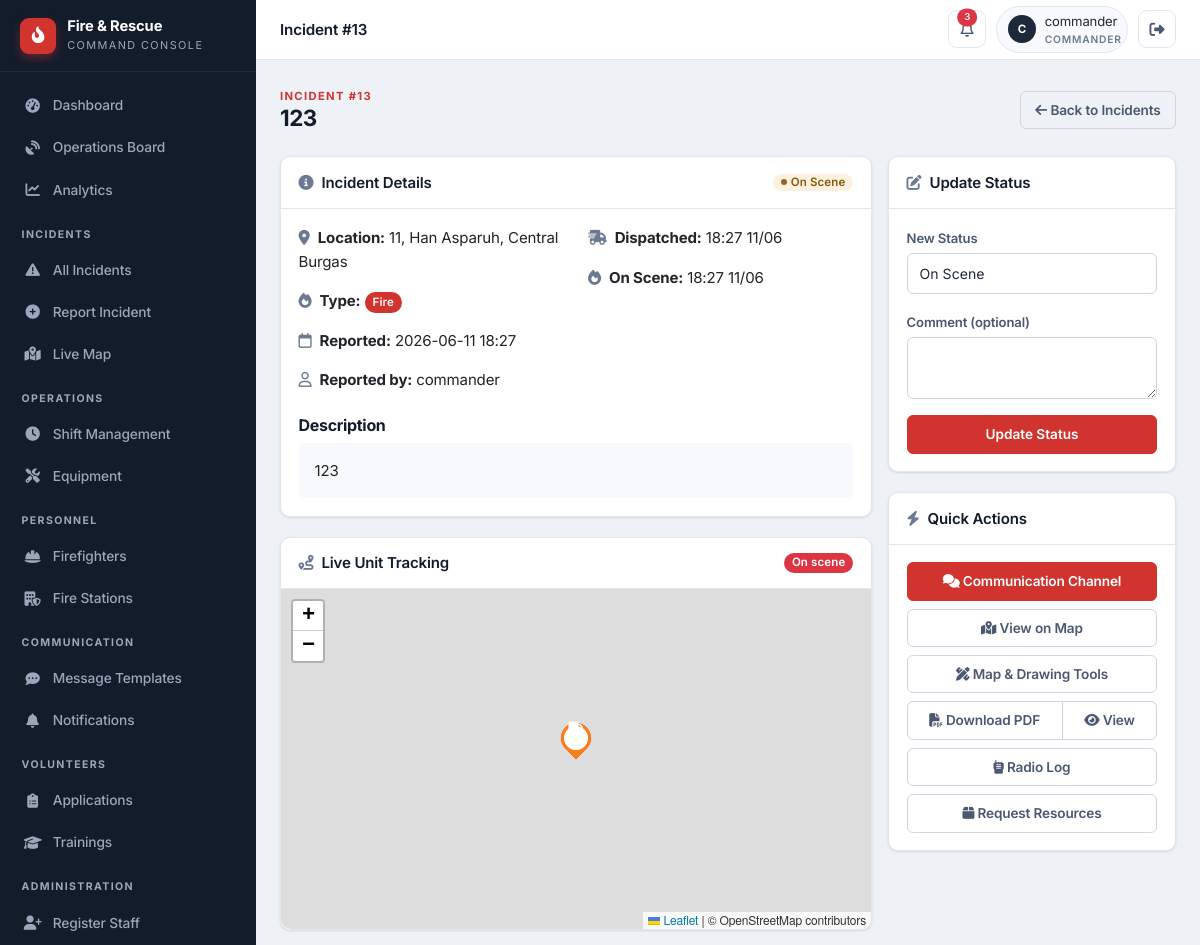
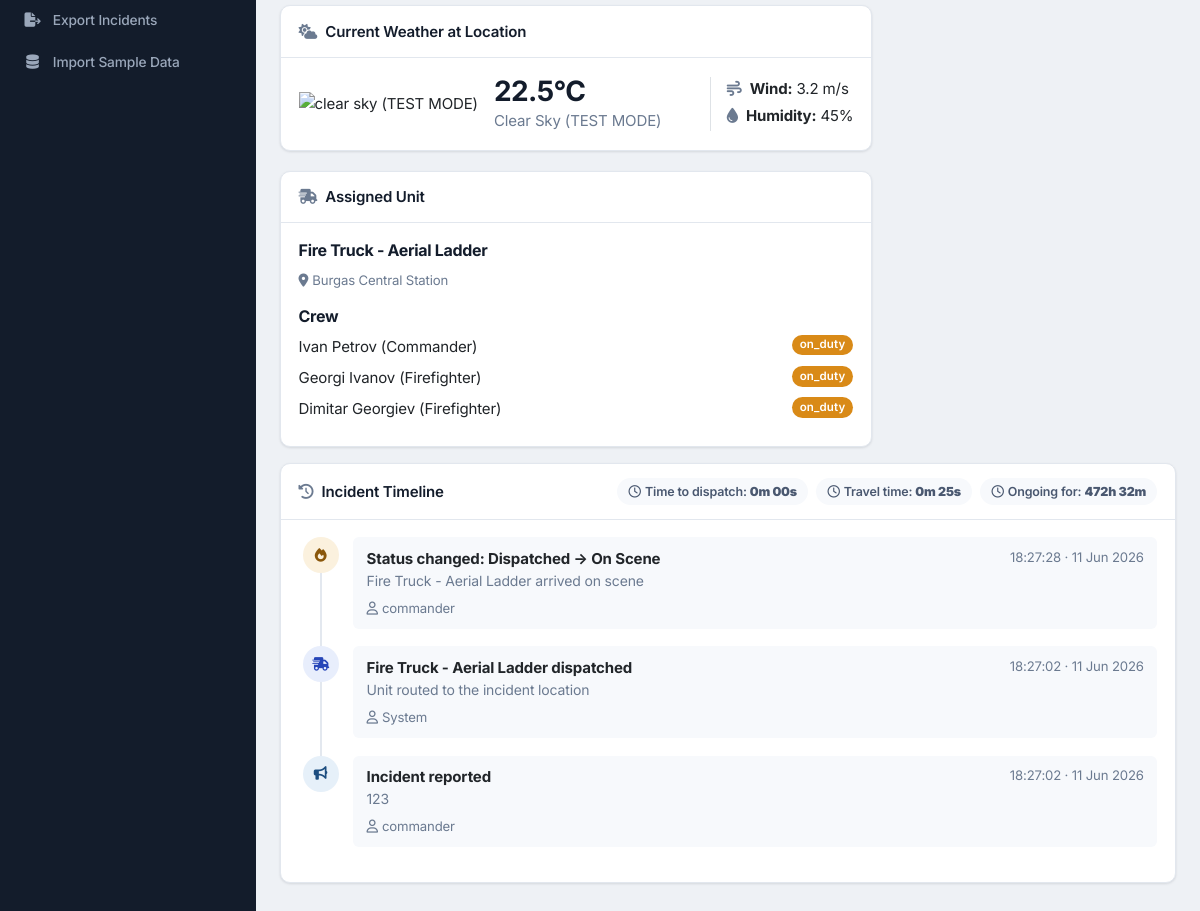
Screenshot of /staff/incident/13 (signed in) with the database file from the repository (2 pictures, top to bottom).
### app/models/incident.py (models this page shows)
class Incident(db.Model):
    id = db.Column(db.Integer, primary_key=True)
    title = db.Column(db.String(100), nullable=False)
    location = db.Column(db.String(200), nullable=False)
    incident_type = db.Column(db.String(50), nullable=False)
    description = db.Column(db.Text)
    status = db.Column(db.String(20), default='Reported')
    reported_by = db.Column(db.Integer, db.ForeignKey('user_model.id'))
    reported_at = db.Column(db.DateTime, default=datetime.datetime.utcnow)
    assigned_vehicle_id = db.Column(db.Integer, db.ForeignKey('vehicle.id'), nullable=True)
    latitude = db.Column(db.Float, nullable=True)
    longitude = db.Column(db.Float, nullable=True)
    dispatched_at = db.Column(db.DateTime, nullable=True)
    on_scene_at = db.Column(db.DateTime, nullable=True)
    closed_at = db.Column(db.DateTime, nullable=True)
    last_updated = db.Column(db.DateTime, default=datetime.datetime.utcnow, onupdate=datetime.datetime.utcnow)
    updated_by = db.Column(db.Integer, db.ForeignKey('user_model.id'), nullable=True)
    assigned_vehicle = db.relationship('Vehicle', foreign_keys=[assigned_vehicle_id])
    reporter = db.relationship('UserModel', foreign_keys=[reported_by], backref='reported_incidents')
    updater = db.relationship('UserModel', foreign_keys=[updated_by], backref='updated_incidents')
    wind_direction = db.Column(db.Integer, nullable=True)  # degrees (0-360)
    wind_speed = db.Column(db.Float, nullable=True)  # km/h

class StatusUpdate(db.Model):
    id = db.Column(db.Integer, primary_key=True)
    incident_id = db.Column(db.Integer, db.ForeignKey('incident.id'), nullable=False)
    user_id = db.Column(db.Integer, db.ForeignKey('user_model.id'), nullable=False)
    old_status = db.Column(db.String(20), nullable=False)
    new_status = db.Column(db.String(20), nullable=False)
    comment = db.Column(db.Text, nullable=True)
    timestamp = db.Column(db.DateTime, default=datetime.datetime.utcnow)
    incident = db.relationship('Incident', backref='status_updates')
    user = db.relationship('UserModel', foreign_keys=[user_id])

### app/models/user.py (models this page shows)
class UserModel(db.Model):
    id = db.Column(db.Integer, primary_key=True)
    username = db.Column(db.String(20), unique=True, nullable=False)
    email = db.Column(db.String(120), unique=True, nullable=False)
    password = db.Column(db.String(60), nullable=False)
    role = db.Column(db.String(20), default='public')

### app/models/vehicle.py (models this page shows)
class Vehicle(db.Model):
    id = db.Column(db.Integer, primary_key=True)
    type = db.Column(db.String(50))
    location = db.Column(db.String(200))
    latitude = db.Column(db.Float, nullable=True)
    longitude = db.Column(db.Float, nullable=True)
    last_updated = db.Column(db.DateTime, default=datetime.datetime.utcnow, onupdate=datetime.datetime.utcnow)
    speed = db.Column(db.Float, nullable=True)
    heading = db.Column(db.Integer, nullable=True)
    status = db.Column(db.String(20), default='station')
    station_id = db.Column(db.Integer, db.ForeignKey('fire_station.id'), nullable=True)
    current_incident_id = db.Column(db.Integer, db.ForeignKey('incident.id'), nullable=True)
    route_polyline = db.Column(db.Text, nullable=True)      # JSON list of [lat, lng] along the road
    route_started_at = db.Column(db.DateTime, nullable=True)  # when the vehicle began driving
    route_total_seconds = db.Column(db.Float, nullable=True)  # animation duration (sped up for demo)
    route_real_seconds = db.Column(db.Float, nullable=True)   # real OSRM driving time, for ETA display
    route_distance_m = db.Column(db.Float, nullable=True)     # real route distance in meters
    route_dest_lat = db.Column(db.Float, nullable=True)
    route_dest_lng = db.Column(db.Float, nullable=True)
    current_incident = db.relationship('Incident', foreign_keys=[current_incident_id])
    firefighters = db.relationship('Firefighter', backref='assigned_vehicle', lazy=True)

### app/models/firefighter.py (models this page shows)
class Firefighter(db.Model):
    id = db.Column(db.Integer, primary_key=True)
    name = db.Column(db.String(100), nullable=False)
    rank = db.Column(db.String(50))
    status = db.Column(db.String(20), default='available')
    vehicle_id = db.Column(db.Integer, db.ForeignKey('vehicle.id'), nullable=True)
    station_id = db.Column(db.Integer, db.ForeignKey('fire_station.id'), nullable=True)
    user_id = db.Column(db.Integer, db.ForeignKey('user_model.id'), nullable=True, unique=True)
    user = db.relationship('UserModel', foreign_keys=[user_id], backref='firefighter_profile')
    employee_id = db.Column(db.String(20), unique=True, nullable=True)
    phone = db.Column(db.String(20), nullable=True)
    hire_date = db.Column(db.DateTime, nullable=True)
    last_active = db.Column(db.DateTime, nullable=True)
    current_shift_id = db.Column(db.Integer, db.ForeignKey('shift.id'), nullable=True)
    current_shift = db.relationship('Shift', foreign_keys=[current_shift_id], back_populates='firefighter')
    shifts = db.relationship('Shift', foreign_keys='Shift.firefighter_id', back_populates='firefighter')

### app/routes/incidents.py (the view, shortened to what this page needs)
@incidents_bp.route('/staff/incident/<int:incident_id>', methods=['GET', 'POST'])
@login_required
def detail(incident_id):
    incident = Incident.query.get_or_404(incident_id)
    form = StatusUpdateForm()
    weather = None
    if incident.latitude and incident.longitude:
        weather = get_weather(incident.latitude, incident.longitude)
    return render_template('staff/incidents/detail.html',
                           incident=incident,
                           form=form,
                           timeline=build_incident_timeline(incident),
                           response_metrics=incident_response_metrics(incident),
                           weather=weather)

### app/templates/staff/incidents/detail.html (shortened to what this page needs)
{% extends "staff/base.html" %}
{% block topbar_title %}Incident #{{ incident.id }}{% endblock %}
{% block content %}
<div class="page-head">
    <div>
        <div class="eyebrow">Incident #{{ incident.id }}</div>
        <h1>{{ incident.title }}</h1>
    </div>
    <a href="{{ url_for('incidents.list_incidents') }}" class="btn btn-outline-secondary">
        <i class="fa-solid fa-arrow-left"></i> Back to Incidents
    </a>
</div>
<div class="row g-3">
    <div class="col-lg-8">
        <div class="card">
            <div class="card-header d-flex justify-content-between align-items-center">
                <span><i class="fa-solid fa-circle-info text-muted me-2"></i>Incident Details</span>
                {% set s = incident.status %}
                <span class="pill {% if s=='Reported' %}pill-reported{% elif s=='Dispatched' %}pill-dispatched{% elif s=='On Scene' %}pill-onscene{% elif s=='Closed' %}pill-closed{% else %}pill-danger{% endif %}">{{ s }}</span>
            </div>
            <div class="card-body">
                <div class="row">
                    <div class="col-md-6">
                        <p><i class="fa-solid fa-location-dot text-muted me-2"></i><strong>Location:</strong> {{ incident.location }}</p>
                        <p><i class="fa-solid fa-fire text-muted me-2"></i><strong>Type:</strong>
                            <span class="badge bg-{% if incident.incident_type == 'fire' %}primary{% elif incident.incident_type == 'rescue' %}success{% elif incident.incident_type == 'accident' %}warning{% else %}secondary{% endif %} text-capitalize">{{ incident.incident_type }}</span></p>
                        <p><i class="fa-regular fa-calendar text-muted me-2"></i><strong>Reported:</strong> {{ incident.reported_at.strftime('%Y-%m-%d %H:%M') }}</p>
                        <p><i class="fa-regular fa-user text-muted me-2"></i><strong>Reported by:</strong> {{ incident.reporter.username if incident.reporter else 'Unknown' }}</p>
                    </div>
                    <div class="col-md-6">
                        {% if incident.dispatched_at %}<p><i class="fa-solid fa-truck-fast text-muted me-2"></i><strong>Dispatched:</strong> {{ incident.dispatched_at.strftime('%H:%M %d/%m') }}</p>{% endif %}
                        {% if incident.on_scene_at %}<p><i class="fa-solid fa-fire text-muted me-2"></i><strong>On Scene:</strong> {{ incident.on_scene_at.strftime('%H:%M %d/%m') }}</p>{% endif %}
                    </div>
                </div>
                <div class="mt-2"><h6>Description</h6><div class="p-3 rounded" style="background:var(--surface-2);">{{ incident.description }}</div></div>
            </div>
        </div>
        {% if incident.latitude and incident.longitude %}
        <div class="card">
            <div class="card-header d-flex justify-content-between align-items-center">
                <span><i class="fa-solid fa-route text-muted me-2"></i>Live Unit Tracking</span>
                <span id="trk-status" class="badge bg-secondary">Loading…</span>
            </div>
            <div class="card-body p-0">
                <div id="trackMap" style="height: 340px; width: 100%; border-radius: 0 0 var(--r) var(--r);"></div>
            </div>
        </div>
        {% endif %}
        {% if weather %}
        <div class="card">
            <div class="card-header"><i class="fa-solid fa-cloud-sun text-muted me-2"></i>Current Weather at Location</div>
            <div class="card-body">
                <div class="d-flex align-items-center">
                    <img src="https://openweathermap.org/img/wn/{{ weather.icon }}@2x.png" alt="{{ weather.description }}">
                    <div class="ms-3">
                        <h3 class="mb-0">{{ weather.temp }}°C</h3>
                        <p class="text-capitalize mb-0 text-muted">{{ weather.description }}</p>
                    </div>
                    <div class="ms-auto border-start ps-3">
                        <p class="mb-1"><i class="fa-solid fa-wind text-muted me-2"></i><strong>Wind:</strong> {{ weather.wind_speed }} m/s</p>
                        <p class="mb-1"><i class="fa-solid fa-droplet text-muted me-2"></i><strong>Humidity:</strong> {{ weather.humidity }}%</p>
                    </div>
                </div>
            </div>
        </div>
        {% endif %}
        <div class="card mb-0">
            <div class="card-header"><i class="fa-solid fa-truck-fast text-muted me-2"></i>Assigned Unit</div>
            <div class="card-body">
                {% if incident.assigned_vehicle %}
                    <h6>{{ incident.assigned_vehicle.type }}</h6>
                    <p class="mb-1 text-muted"><small><i class="fa-solid fa-location-dot me-1"></i>{{ incident.assigned_vehicle.location }}</small></p>
                    <h6 class="mt-3">Crew</h6>
                    <ul class="list-unstyled mb-0">
                        {% for f in incident.assigned_vehicle.firefighters %}
                        <li class="mb-2">{{ f.name }} ({{ f.rank }})<span class="badge bg-{% if f.status == 'available' %}success{% else %}warning{% endif %} float-end">{{ f.status }}</span></li>
                        {% endfor %}
                    </ul>
                {% else %}<p class="text-muted mb-0">No unit assigned yet.</p>{% endif %}
            </div>
        </div>
    </div>
    <div class="col-lg-4">
        <div class="card">
            <div class="card-header"><i class="fa-solid fa-pen-to-square text-muted me-2"></i>Update Status</div>
            <div class="card-body">
                <form method="POST">
                    <div class="mb-3">
                        <label class="form-label">New Status</label>
                        <select name="new_status" class="form-select">
                            <option value="On Scene" {% if incident.status == 'On Scene' %}selected{% endif %}>On Scene</option>
                        </select>
                    </div>
                    <div class="mb-3"><label class="form-label">Comment (optional)</label><textarea name="comment" class="form-control" rows="2"></textarea></div>
                    <button type="submit" class="btn btn-primary w-100">Update Status</button>
                </form>
            </div>
        </div>
        <div class="card mb-0">
            <div class="card-header"><i class="fa-solid fa-bolt text-muted me-2"></i>Quick Actions</div>
            <div class="card-body d-grid gap-2">
                <a href="{{ url_for('communications.incident_chat', incident_id=incident.id) }}" class="btn btn-primary"><i class="fa-solid fa-comments"></i> Communication Channel</a>
                <a href="{{ url_for('map.incident_map') }}" class="btn btn-outline-secondary"><i class="fa-solid fa-map-location-dot"></i> View on Map</a>
                <a href="{{ url_for('map.incident_detail_map', incident_id=incident.id) }}" class="btn btn-outline-secondary"><i class="fa-solid fa-pen-ruler"></i> Map &amp; Drawing Tools</a>
                <div class="btn-group">
                    <a href="{{ url_for('incidents.incident_pdf', incident_id=incident.id) }}" class="btn btn-outline-secondary"><i class="fa-solid fa-file-pdf"></i> Download PDF</a>
                    <a href="{{ url_for('incidents.view_incident_pdf', incident_id=incident.id) }}" class="btn btn-outline-secondary" target="_blank"><i class="fa-solid fa-eye"></i> View</a>
                </div>
                <a href="{{ url_for('communications.radio_log', incident_id=incident.id) }}" class="btn btn-outline-secondary"><i class="fa-solid fa-walkie-talkie"></i> Radio Log</a>
                <a href="{{ url_for('incidents.incident_resources', incident_id=incident.id) }}" class="btn btn-outline-secondary"><i class="fa-solid fa-box"></i> Request Resources</a>
            </div>
        </div>
    </div>
</div>
<div class="row mt-3">
    <div class="col-12">
        <div class="card mb-0">
            <div class="card-header d-flex justify-content-between align-items-center flex-wrap gap-2">
                <span><i class="fa-solid fa-clock-rotate-left text-muted me-2"></i>Incident Timeline</span>
                {% if response_metrics %}
                <div class="d-flex gap-2 flex-wrap">
                    {% for label, value in response_metrics %}
                    <span class="tl-metric"><i class="fa-regular fa-clock me-1"></i>{{ label }}: <strong>{{ value }}</strong></span>
                    {% endfor %}
                </div>
                {% endif %}
            </div>
            <div class="card-body">
                {% if timeline %}
                <div class="timeline">
                    {% for ev in timeline %}
                    <div class="tl-item">
                        <div class="tl-dot tl-{{ ev.tone }}"><i class="fa-solid {{ ev.icon }}"></i></div>
                        <div class="tl-body">
                            <div class="d-flex justify-content-between align-items-start flex-wrap gap-1">
                                <strong>{{ ev.title }}</strong>
                                <small class="text-muted text-nowrap">{{ ev.ts.strftime('%H:%M:%S · %d %b %Y') }}</small>
                            </div>
                            {% if ev.body %}<p class="mb-1 text-muted tl-comment">{{ ev.body }}</p>{% endif %}
                            {% if ev.actor %}<small class="text-muted"><i class="fa-regular fa-user me-1"></i>{{ ev.actor }}</small>{% endif %}
                        </div>
                    </div>
                    {% endfor %}
                </div>
                {% else %}<p class="text-muted mb-0">No events recorded yet.</p>{% endif %}
            </div>
        </div>
    </div>
</div>
{% if incident.latitude and incident.longitude %}
<link rel="stylesheet" href="https://unpkg.com/leaflet@1.9.4/dist/leaflet.css" />
<link rel="stylesheet" href="https://cdnjs.cloudflare.com/ajax/libs/font-awesome/6.5.1/css/all.min.css">
{% endif %}
{% endblock %}

### rows the page displays
Incident: id "13", title "123", status "On Scene", location "11, Han Asparuh, Central Burgas", incident_type "Fire", reported_at "2026-06-11 18:27", dispatched_at "18:27 11/06", on_scene_at "18:27 11/06", description "123", new_status "On Scene", ts "18:27:02 · 11 Jun 2026" "18:27:02 · 11 Jun 2026", body "123"
UserModel: reporter "commander", actor "commander" "commander"
Vehicle: assigned_vehicle.type "Fire Truck - Aerial Ladder", assigned_vehicle.location "Burgas Central Station"
Firefighter: name "Ivan Petrov", rank "Commander", status "on_duty"
Firefighter: name "Georgi Ivanov", rank "Firefighter", status "on_duty"
Firefighter: name "Dimitar Georgiev", rank "Firefighter", status "on_duty"
StatusUpdate: ts "18:27:28 · 11 Jun 2026", body "Fire Truck - Aerial Ladder arrived on scene"

### other values shown
{{ (session.user_name or '?')[0]|upper }} "C"
{{ session.user_name }} "commander"
{{ session.user_role }} "COMMANDER"
{{ weather.temp }} "22.5"
{{ weather.description }} "Clear Sky (TEST MODE)"
{{ weather.wind_speed }} "3.2"
{{ weather.humidity }} "45"
{{ label }} "Time to dispatch" "Travel time" "Ongoing for"
{{ value }} "0m 00s" "0m 25s" "472h 32m"
{{ ev.title }} "Status changed: Dispatched → On Scene" "Fire Truck - Aerial Ladder dispatched" "Incident reported"
{{ ev.body }} "Unit routed to the incident location"
{{ ev.actor }} "System"
